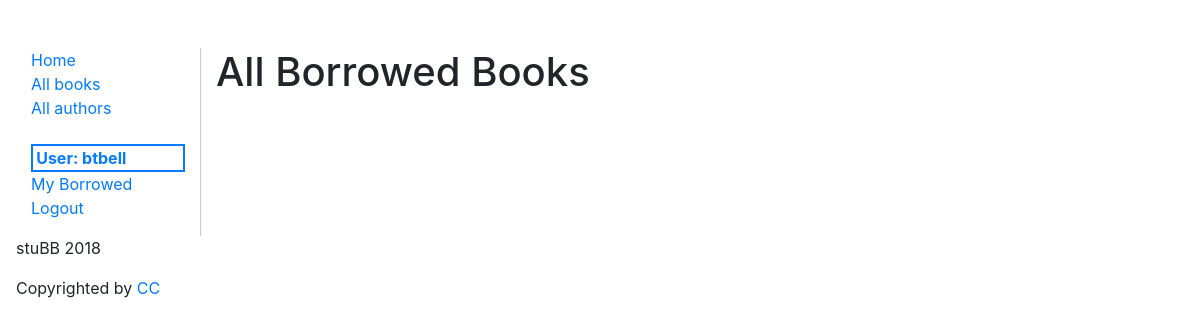
The app's page /catalog/borrowed/ (signed in), older data.
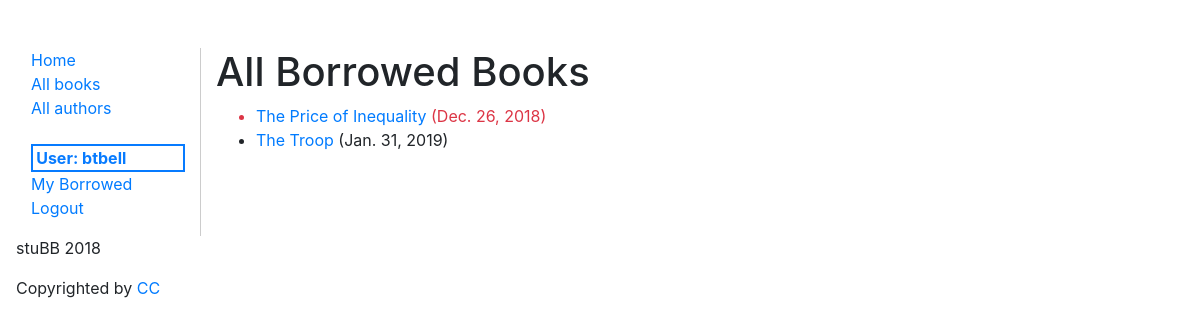
The same page, newer data.
### catalog/models.py (models this page shows, shortened)
class BookInstance(models.Model):
  id = models.UUIDField(primary_key=True, default=uuid.uuid4,
                        help_text="Unique ID for this particular book across whole library")
  book = models.ForeignKey('Book', on_delete=models.SET_NULL, null=True)
  imprint = models.CharField(max_length=200)
  due_back = models.DateField(null=True, blank=True)
  borrower = models.ForeignKey(User, on_delete=models.SET_NULL, null=True, blank=True)
  @property
  def is_overdue(self):
    if self.due_back and date.today() > self.due_back:
      return True
    return False
  LOAN_STATUS = (
    ('d', 'Maintenance'),
    ('o', 'On loan'),
    ('a', 'Available'),
    ('r', 'Reserved'),
  )
  status = models.CharField(max_length=1, choices=LOAN_STATUS, blank=True, default='d', help_text='Book availability')
  class Meta:
    ordering = ["due_back"]
    permissions = (("can_mark_returned", "Set book as returned"),)

class Book(models.Model):
  title = models.CharField(max_length=200)
  author = models.ForeignKey('Author', on_delete=models.SET_NULL, null=True)
  summary = models.TextField(max_length=1000, help_text="Enter a brief description of the book")
  isbn = models.CharField('ISBN', max_length=14,
                          help_text='13 Character <a href="https://www.isbn-international.org/content/what-isbn">ISBN number</a>')
  genre = models.ManyToManyField(Genre, help_text="Select a genre for this book")
  subject = models.CharField(max_length=100, null=True, blank=True)
  publisher = models.CharField(max_length=250, null=True, blank=True)
  contributor = models.CharField(max_length=200, null=True, blank=True, help_text="An entity responsible for making contributions to the content of the resource.")
  date = models.DateField(null=True, blank=True,)
  type = models.CharField(max_length=60, null=True, blank=True, help_text="Genre")
  format = models.CharField(max_length=60, null=True, blank=True, help_text="Format may include the media-type or dimensions of the resource.")
  source = models.CharField(max_length=60, null=True, blank=True)
  language = models.CharField(max_length=60, null=True, blank=True)
  relation = models.CharField(max_length=60, null=True, blank=True, help_text="A reference to a related resource.")
  coverage = models.CharField(max_length=250, null=True, blank=True, help_text="Coverage will typically include spatial location (a place name or geographic coordinates), temporal period (a period label, date, or date range) or jurisdiction (such as a named administrative entity).")
  rights = models.CharField(max_length=250, null=True, blank=True, help_text="A Rights element will contain a rights management statement for the resource, or reference a service providing such information.")
  class Meta:
    ordering = ['title']
  def display_genre(self):
    """Note: Getting the genre may not be a good idea here, because
      of the "cost" of the database operation. We're showing you how because
      calling functions in your models can be very useful for other reasons —
      for example to add a Delete link next to every item in the list."""
    """Creates a string for the Genre. This is required to display genre in Admin."""
    return ', '.join([genre.name for genre in self.genre.all()[:3]])
  display_genre.short_description = 'Genre'

### catalog/views.py (the view)
# urls.py: path('borrowed/', views.BorrowedBooksLibrarianListView.as_view(), name='all-borrowed'),
class BorrowedBooksLibrarianListView(PermissionRequiredMixin, generic.ListView):
  model = BookInstance
  template_name = 'catalog/bookinstance_list_all_borrowed.html'
  paginate_by = 10
  permission_required = 'catalog.can_change_book_instance'
  def get_queryset(self):
    return BookInstance.objects.filter(status__exact='o').order_by('due_back')

### templates/catalog/bookinstance_list_all_borrowed.html
{% extends "catalog/base.html" %}
{% block content %}
    <h1>All Borrowed Books</h1>
{% if perms.catalog.can_change_book_instance %}
    <ul>
      {% for bookinst in bookinstance_list %}
      <li class="{% if bookinst.is_overdue %}text-danger{% endif %}">
        <a href="{% url 'book-detail' bookinst.book.pk %}">{{bookinst.book.title}}</a> ({{ bookinst.due_back }})
      </li>
      {% endfor %}
    </ul>
    {% else %}
      <p>There are no books borrowed.</p>
    {% endif %}
{% endblock %}

Row changes from the older to the newer data that the page shows:
now on this page (row edited): BookInstance: book "The Price of Inequality", due_back "Dec. 26, 2018"
now on this page (row edited): BookInstance: book "The Troop", due_back "Jan. 31, 2019"
